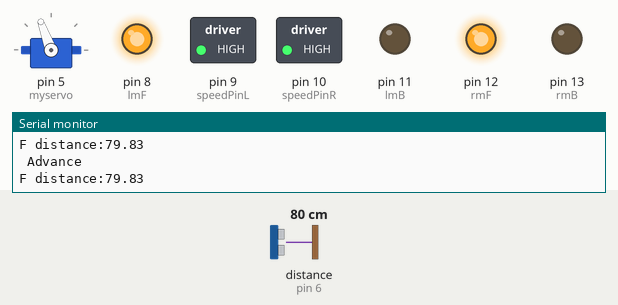
Recording of a sketch running on a simulated Arduino Uno, built with avr-gcc and run on an emulated ATmega328P. On the bench: servo, switched loads named in the sketch (green lamp = pin HIGH), output pins drawn as LEDs (lit = HIGH), the last lines printed to the serial monitor. Wiring (inferred from the names in the program): ultrasonic range finder: trigger pin 7; echo pin 6. The test bench sets the inputs (shaded band); at power-on: distance to the obstacle (sensor on pin 6) 80 cm. The echo pulse lasts 58.3 µs per cm; pins used as bus, display or sensor lines are not drawn.

Above: at 1.2 s.
1.3 s: distance to the obstacle (sensor on pin 6) set to 2 cm
At 2.1 s:
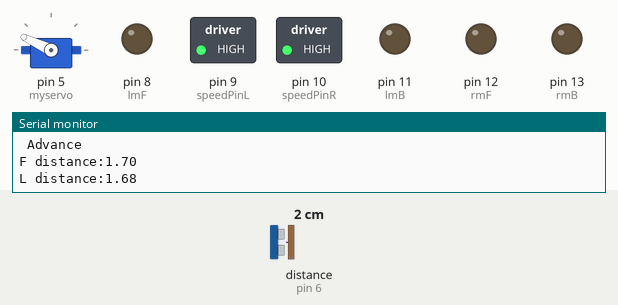
At 3.4 s:
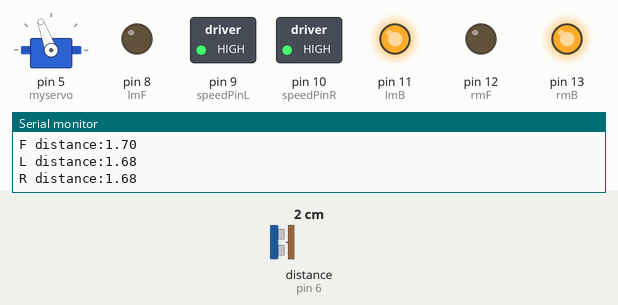
4.3 s: distance to the obstacle (sensor on pin 6) set to 18 cm
At 5.7 s:
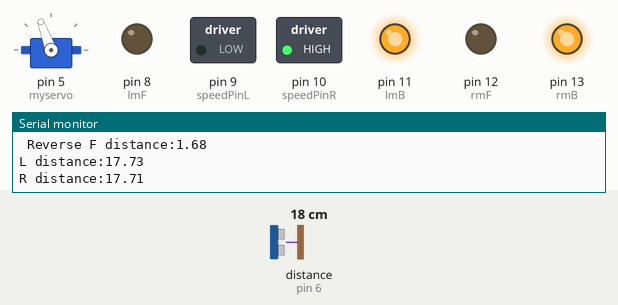
7.3 s: distance to the obstacle (sensor on pin 6) set to 4 cm
10.3 s: distance to the obstacle (sensor on pin 6) set to 14 cm
13.3 s: distance to the obstacle (sensor on pin 6) set to 17 cm
Timing chart, 0 to 17.3 s (numbered marks = the images above; inputs shaded):
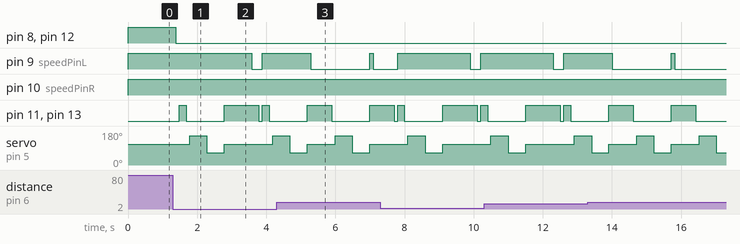

Measured:
- after the input at 1.3 s, pin 8 (lmF): HIGH → LOW after 0.08 s; pin 9 (speedPinL): HIGH → LOW after 2.3 s, → HIGH 0.30 s later

The sketch:

Tracked_OAR.ino
```cpp
//Compilation of robotics programs for use on Instructables.  Thanks for everyone that contributed!

//Updated by Buki Adeniji, buki . adeniji @ yahoo . com on September 20th, 2015

//Updates added to the original code from dcordova318 on Instructables.com - thanks for a great description
//- http://www.instructables.com/id/Tracked-Arduino-Robot/

#include <Servo.h>

int lmF=8; //define OUT1 interface
int lmB=11; //define OUT2 interface
int speedPinL=9; //enable motor A
int rmF=12; //define OUT3 interface
int rmB=13; //define OUT4 interface
int speedPinR=10; //enable motor B

int mSpeed = 250;  // Motor speed: (255 MAX)

int trigPin=7; //ultrasonic trigger
int echoPin=6; //ultrasonic echo

int Fdist = 0;      // front distance
int Rdist = 0;      // right distance
int Ldist = 0;      // left distance

int directionn = 0;   //  determine direction of turn

Servo myservo;        // myservo

//Servo Motor alignment - Align servo motor
int AngleFront = 110; // Set servo facing directly ahead
int AngleRight = 65;  // Set servo facing right
int AngleLeft = 155;  // Set servo facing left

int delay_time = 250; // stable steering servo motor

int Fgo = 8;
int Rgo = 6;
int Lgo = 4;
int Bgo = 2;


void setup()
{
  Serial.begin (115200);
  pinMode(trigPin, OUTPUT);
  pinMode(echoPin, INPUT);


  pinMode(lmF,OUTPUT);
  pinMode(lmB,OUTPUT);

  pinMode(rmF,OUTPUT);
  pinMode(rmB,OUTPUT);

  pinMode(speedPinL,OUTPUT);
  pinMode(speedPinR,OUTPUT);

  myservo.attach(5);    // Define the servo motor output pin5 (PWM)
}

void back(int a)
{
  digitalWrite(speedPinL,HIGH);
  digitalWrite(speedPinR,HIGH);
  digitalWrite(rmB,HIGH);
  digitalWrite(rmF,LOW);
  digitalWrite(lmB,HIGH);
  digitalWrite(lmF,LOW);
  delay(a * 100);
}

void left(int b)
{
  digitalWrite(speedPinL,LOW);
  digitalWrite(speedPinR,HIGH);
  digitalWrite(rmB,HIGH);
  digitalWrite(rmF,LOW);
  digitalWrite(lmB,HIGH);
  digitalWrite(lmF,LOW);
  delay(b * 100);
}
void right(int c)
{
  digitalWrite(speedPinL,HIGH);
  digitalWrite(speedPinR,LOW);
  digitalWrite(rmB,HIGH);
  digitalWrite(rmF,LOW);
  digitalWrite(lmB,HIGH);
  digitalWrite(lmF,LOW);
  delay(c * 100);
}
void advance(int d)
{
  digitalWrite(speedPinL,HIGH);
  digitalWrite(speedPinR,HIGH);
  digitalWrite(rmB,LOW);
  digitalWrite(rmF,HIGH);
  digitalWrite(lmB,LOW);
  digitalWrite(lmF,HIGH);
  delay(d * 100);
}
void halt(int e)
{
  digitalWrite(rmB,LOW);
  digitalWrite(rmF,LOW);
  digitalWrite(lmB,LOW);
  digitalWrite(lmF,LOW);
  delay(e * 100);
}

void detection()
{
  int delay_time = 250; //waiting for servo motor to be stable
  check_dist_Front();  //check distance of object in front of robot

  if(Fdist < 15) // if distance to object in front is less than 15cm; stop then reverse
  {
    halt(1);
    back(2);
  }

  if(Fdist < 30)
  {
    halt(1);
    check_dist_Left();  //measure left
    delay(delay_time);
    check_dist_Right(); //measure right
    delay(delay_time);
    myservo.write(AngleFront);

    if(Ldist > Rdist)  //compare distance of right and left from objects
    {
      directionn = Lgo; // turn left
    }

    if(Ldist <= Rdist)  //compare distance of right and left from objects
    {
      directionn = Rgo; // turn right
    }

    if(Ldist < 15 && Rdist < 15)
    {
      directionn = Bgo;
    }
  }
  else
  {
    directionn = Fgo;  // keep forward
  }
}

void check_dist_Front()
{
  myservo.write(AngleFront);
  digitalWrite(trigPin, LOW);
  delayMicroseconds(2);
  digitalWrite(trigPin, HIGH);
  delayMicroseconds(10);
  digitalWrite(trigPin, LOW);

  float duration = pulseIn(echoPin, HIGH);
  float Fdistance = (duration/2) / 29.1;

  Serial.print("F distance:");
  Serial.println(Fdistance);
  Fdist = Fdistance;
}

void check_dist_Left()
{
  myservo.write(AngleLeft);
  delay(delay_time);
  digitalWrite(trigPin, LOW);
  delayMicroseconds(2);
  digitalWrite(trigPin, HIGH);
  delayMicroseconds(10);
  digitalWrite(trigPin, LOW);

  float duration = pulseIn(echoPin, HIGH);
  float Ldistance = (duration/2) / 29.1;

  Serial.print("L distance:");
  Serial.println(Ldistance);
  Ldist = Ldistance;
}
void check_dist_Right()
{
  myservo.write(AngleRight);
  delay(delay_time);
  digitalWrite(trigPin, LOW);
  delayMicroseconds(2);
  digitalWrite(trigPin, HIGH);
  delayMicroseconds(10);
  digitalWrite(trigPin, LOW);

  float duration = pulseIn(echoPin, HIGH);
  float Rdistance = (duration/2) / 29.1;

  Serial.print("R distance:");
  Serial.println(Rdistance);
  Rdist = Rdistance;
}
void testSonic() //function to test the ultrasonic distance sensor
{
  digitalWrite(trigPin, LOW);
  delayMicroseconds(2);
  digitalWrite(trigPin, HIGH);
  delayMicroseconds(2);
  digitalWrite(trigPin, HIGH);
  delayMicroseconds(10);
  digitalWrite(trigPin, LOW);

  float duration = pulseIn(echoPin, HIGH);
  float Fdistance = (duration/2) / 29.1;
  // The speed of sound is 340 m/s or 29 microseconds per centimeter.
  // The ping travels out and back, so to find the distance of the
  // object we take half of the distance travelled.

  if(Fdistance < 10)
  {
    Serial.println("F distance LOW");
    delayMicroseconds(10);
  }
  if (Fdistance > 10 && Fdistance < 20)
  {
    Serial.println("F distance MED");
    delayMicroseconds(10);
  }
  if (Fdistance > 20 && Fdistance < 40)
  {
    Serial.println("F distance HIGH");
    delayMicroseconds(10);
  }
  Serial.print("F distance:");
  Serial.println(Fdistance);
  Fdist = Fdistance;
}


void loop()
{
  myservo.write(AngleFront);  //
  detection();        // Range detection and direction finder
  //testSonic();         // Ultrasonic Test function

  if(directionn == 2)  //
  {
    back(8);                    //
    left(2);                   //
    Serial.print(" Reverse ");   //
  }
  if(directionn == 6)
  {
    back(1);
    left(6);
    Serial.print(" Right ");
  }
  if(directionn == 4)
  {
    back(1);
    right(6);
    Serial.print(" Left ");
  }
  if(directionn == 8)
  {
    advance(1);
    Serial.println(" Advance ");
  }
}
```
